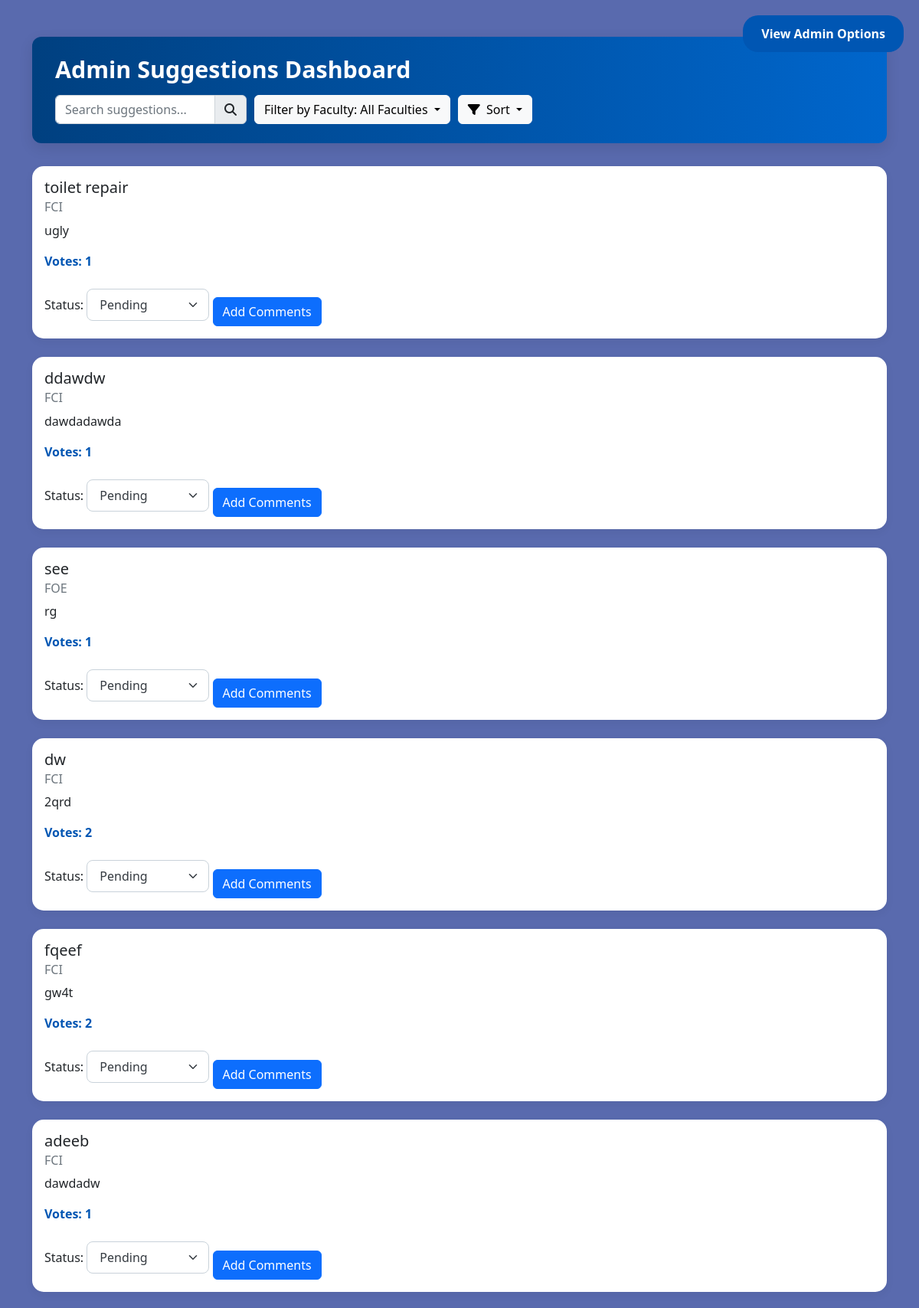
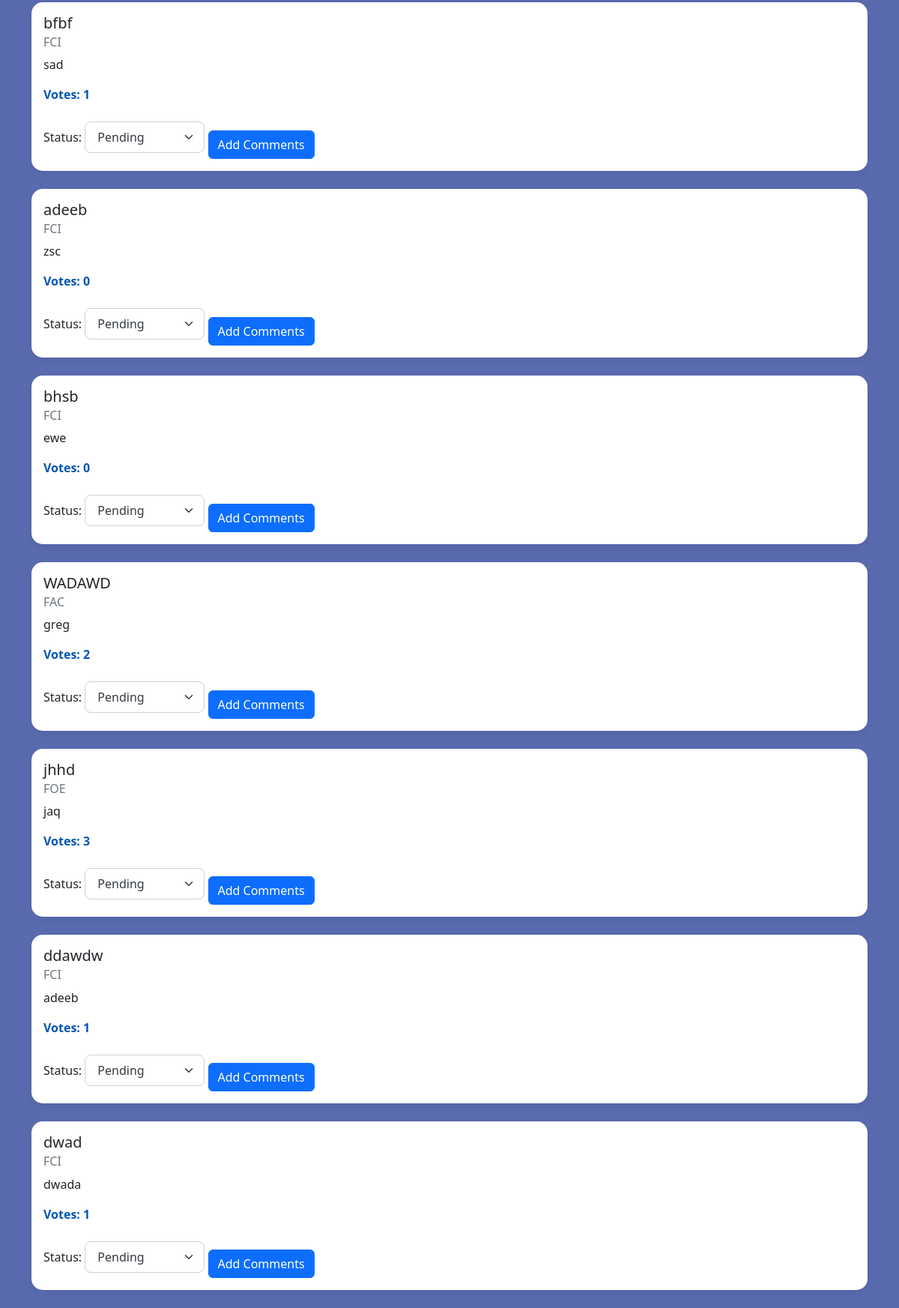
/admin_suggest (signed in), run on the app's committed database (2 pictures, top to bottom).
### app.py (models this page shows)
class Suggestion(db.Model):
    id = db.Column(db.Integer, primary_key=True)
    suggestion = db.Column(db.String(300), nullable=False)
    faculty = db.Column(db.String(100), nullable=False)
    reason = db.Column(db.Text, nullable=False)
    status = db.Column(db.String(50), default='Pending')
    votes = db.Column(db.Integer, default=0)
    timestamp = db.Column(db.DateTime, default=datetime.utcnow)
    user_id = db.Column(db.Integer, db.ForeignKey('user.id'), nullable=False)
    user = db.relationship('User', back_populates='suggestions')
    comments = db.relationship('Comment', back_populates='suggestion', cascade='all, delete-orphan')
    vote_records = db.relationship('Vote', back_populates='suggestion', cascade='all, delete-orphan')

### app.py (the view)
    @app.route('/admin_suggest')
    @login_required
    def admin_suggest():
        if current_user.role != 1:
            return redirect(url_for('view'))
        suggestions = Suggestion.query.order_by(Suggestion.timestamp.desc()).all()
        return render_template('admin_suggestion.html', suggestions=suggestions)

### templates/admin_suggestion.html (shortened to what this page needs)
<!DOCTYPE html>
<html lang="en">
<head>
  <link rel="stylesheet" href="https://cdn.jsdelivr.net/npm/bootstrap@5.2.2/dist/css/bootstrap.min.css" />
  <link rel="stylesheet" href="https://cdnjs.cloudflare.com/ajax/libs/font-awesome/6.4.2/css/all.min.css" />
</head>
<body>
  <div class="top-right">
    <button onclick="location.href='/viewadmin'">View Admin Options</button>
  </div>
  <div class="container mt-5">
    <div class="admin-header">
      <h2>Admin Suggestions Dashboard</h2>
      <div class="controls-container">
        <div class="input-group" style="max-width: 250px;">
          <input
            type="text"
            id="searchInput"
            onkeyup="filterSuggestions()"
            class="form-control"
            placeholder="Search suggestions..."
            aria-label="Search suggestions"
          />
          <span class="input-group-text"><i class="fas fa-search"></i></span>
        </div>
        <div class="dropdown">
          <button
            class="btn btn-light dropdown-toggle"
            type="button"
            id="facultyDropdownBtn"
            data-bs-toggle="dropdown"
            aria-expanded="false"
          >
            Filter by Faculty: <span id="selectedFaculty">All Faculties</span>
          </button>
        </div>
        <div class="dropdown">
          <button
            class="btn btn-light dropdown-toggle"
            type="button"
            id="SortDropdown"
            data-bs-toggle="dropdown"
            aria-expanded="false"
          >
            <i class="fas fa-filter me-1"></i> Sort
          </button>
        </div>
      </div>
    </div>
    <div id="suggestions">
      {% for suggestion in suggestions %}
      <div
        class="card suggestion-card mb-4"
        data-id="{{ suggestion.id }}"
        data-votes="{{ suggestion.votes }}"
        data-search="{{ (suggestion.suggestion + ' ' + suggestion.reason).lower() }}"
      >
        <div class="card-body">
          <h5 class="card-title">{{ suggestion.suggestion }}</h5>
          <h6 class="card-subtitle mb-2 text-muted">{{ suggestion.faculty }}</h6>
          <p class="card-text">{{ suggestion.reason }}</p>
          <p class="vote-count">Votes: {{ suggestion.votes }}</p>
          <label for="statusSelect{{ suggestion.id }}">Status:</label>
          <select
            id="statusSelect{{ suggestion.id }}"
            class="status-select mt-2"
            onchange="updateStatus({{ suggestion.id }}, this.value)"
          >
            <option value="Pending" {% if suggestion.status == 'Pending' %}selected{% endif %}>Pending</option>
          </select>
          <button class="btn btn-primary mt-3" onclick="toggleCommentBox(this)">Add Comments</button>
        </div>
      </div>
      {% else %}
      <p>No suggestions found.</p>
      {% endfor %}
    </div>
  </div>
</body>
</html>

### templates/admin_suggestion.html (style rules this page uses)
body { background-color: #283e96c4; font-family: 'Segoe UI', Tahoma, Geneva, Verdana, sans-serif; }
.admin-header { background: linear-gradient(to right, #004080, #0066cc); color: white; padding: 25px 30px; border-radius: 12px; box-shadow: 0 6px 18px rgba(0, 0, 0, 0.1); margin-bottom: 30px; }
.admin-header h2 { margin: 0; font-size: 1.9rem; font-weight: 600; width: 100%; margin-bottom: 15px; }
.controls-container { display: flex; flex-wrap: wrap; align-items: center; width: 100%; gap: 10px; }
.card { border-radius: 15px; box-shadow: 0 4px 12px rgba(0, 0, 0, 0.05); transition: all 0.3s ease; border: none; }
.vote-count { color: #0056b3; font-weight: 600; }
.status-select { border-radius: 8px; padding: 0.5rem 2rem 0.5rem 1rem; font-size: 1rem; height: auto; background-color: #fff; border: 1px solid #c9d2da; color: #343a40; min-width: 160px; cursor: pointer; appearance: none; background-repeat: no-repeat; background-position: right 0.75rem center; background-size: 16px 12px; transition: border-color 0.2s ease-in-out, box-shadow 0.2s ease-in-out, background-color 0.2s ease-in-out; }
.top-right { position: absolute; top: 20px; right: 20px; }
.top-right button { padding: 12px 24px; border: none; border-radius: 20px; background-color: #0056b3; color: white; cursor: pointer; font-size: 16px; font-weight: bold; transition: background-color 0.3s ease; }

### data on the page
Suggestion: suggestion "toilet repair", faculty "FCI", reason "ugly", votes "1", status+id "Pending"
Suggestion: suggestion "ddawdw", faculty "FCI", reason "dawdadawda", votes "1", status+id "Pending"
Suggestion: suggestion "see", faculty "FOE", reason "rg", votes "1", status+id "Pending"
Suggestion: suggestion "dw", faculty "FCI", reason "2qrd", votes "2", status+id "Pending"
Suggestion: suggestion "fqeef", faculty "FCI", reason "gw4t", votes "2", status+id "Pending"
Suggestion: suggestion "adeeb", faculty "FCI", reason "dawdadw", votes "1", status+id "Pending"
Suggestion: suggestion "bfbf", faculty "FCI", reason "sad", votes "1", status+id "Pending"
Suggestion: suggestion "adeeb", faculty "FCI", reason "zsc", votes "0", status+id "Pending"
Suggestion: suggestion "bhsb", faculty "FCI", reason "ewe", votes "0", status+id "Pending"
Suggestion: suggestion "WADAWD", faculty "FAC", reason "greg", votes "2", status+id "Pending"
Suggestion: suggestion "jhhd", faculty "FOE", reason "jaq", votes "3", status+id "Pending"
Suggestion: suggestion "ddawdw", faculty "FCI", reason "adeeb", votes "1", status+id "Pending"
Suggestion: suggestion "dwad", faculty "FCI", reason "dwada", votes "1", status+id "Pending"
